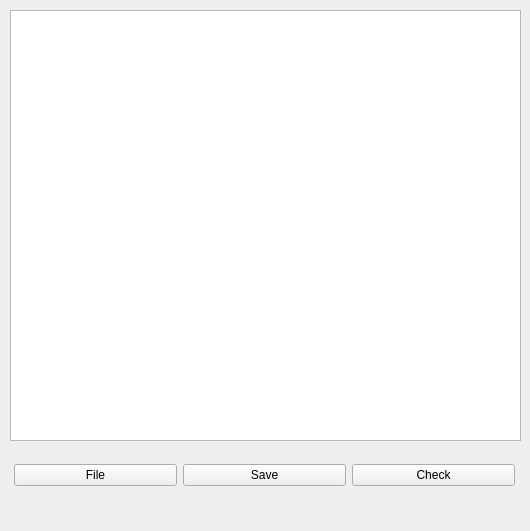
<?xml version="1.0" encoding="UTF-8"?>
<ui version="4.0">
 <class>MainWindow</class>
 <widget class="QMainWindow" name="MainWindow">
  <property name="geometry">
   <rect>
    <x>0</x>
    <y>0</y>
    <width>530</width>
    <height>531</height>
   </rect>
  </property>
  <property name="windowTitle">
   <string>Bracket</string>
  </property>
  <widget class="QWidget" name="centralwidget">
   <widget class="QTextEdit" name="InfoTable">
    <property name="geometry">
     <rect>
      <x>10</x>
      <y>10</y>
      <width>511</width>
      <height>431</height>
     </rect>
    </property>
   </widget>
   <widget class="QWidget" name="">
    <property name="geometry">
     <rect>
      <x>14</x>
      <y>460</y>
      <width>501</width>
      <height>31</height>
     </rect>
    </property>
    <layout class="QHBoxLayout" name="horizontalLayout">
     <item>
      <widget class="QPushButton" name="FileButton">
       <property name="text">
        <string>File</string>
       </property>
      </widget>
     </item>
     <item>
      <widget class="QPushButton" name="SaveTextButton">
       <property name="text">
        <string>Save</string>
       </property>
      </widget>
     </item>
     <item>
      <widget class="QPushButton" name="CheckButton">
       <property name="text">
        <string>Check</string>
       </property>
      </widget>
     </item>
    </layout>
   </widget>
  </widget>
  <widget class="QMenuBar" name="menubar">
   <property name="geometry">
    <rect>
     <x>0</x>
     <y>0</y>
     <width>530</width>
     <height>26</height>
    </rect>
   </property>
  </widget>
 </widget>
 <resources/>
 <connections/>
</ui>
